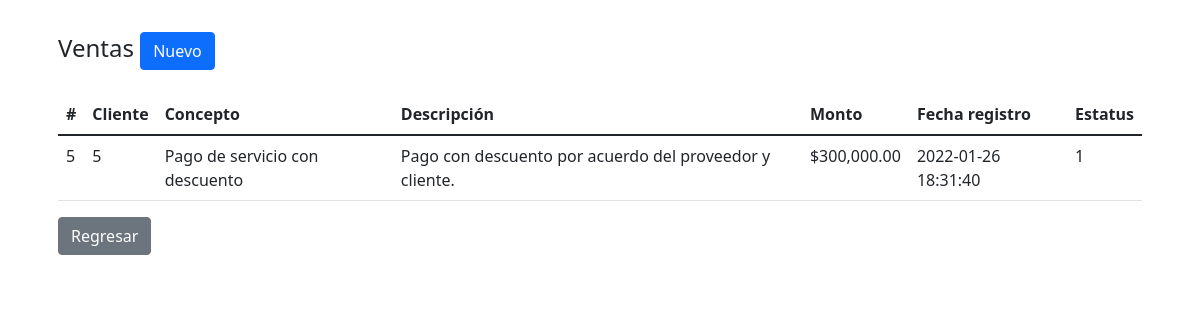
/vistas/detalles.php?id_cliente=5, run on the app's committed database.
### tables this page shows
CREATE TABLE `ventas` (
  `id_venta` int(11) NOT NULL,
  `id_cliente` int(11) NOT NULL,
  `concepto` varchar(500) DEFAULT NULL,
  `descripcion` text DEFAULT NULL,
  `monto` varchar(100) NOT NULL,
  `fecha_registro` timestamp NOT NULL DEFAULT current_timestamp(),
  `estatus` tinyint(3) NOT NULL DEFAULT 1
);

### vistas/detalles.php (the view, shortened to what this page needs)
<?php
    $db = new DB();
    $CNX = $db->connect();
    $id = $_GET['id_cliente'];
    $query = $CNX->prepare("SELECT id_venta, id_cliente, concepto, descripcion, monto, fecha_registro, estatus FROM ventas WHERE id_cliente = :id");
    $query->execute(['id' => $id]);
    $result = $query->fetchAll(PDO::FETCH_ASSOC);
?>
<!DOCTYPE html>
<html>
<head>
	<link href="https://cdn.jsdelivr.net/npm/bootstrap@5.1.3/dist/css/bootstrap.min.css" rel="stylesheet">
</head>
<body class="py-3">
    <main class="container contenedor">
        <div class="p-3 rounded">
            <div class="row">
                <div class="col-12">
                    <h4>Ventas
                    	<a href="nuevaVenta.php?id_cliente=<?php echo $id ?>" class="btn btn-primary float-right">Nuevo</a>
                    </h4>
                </div>
            </div>
            <div class="row py-3">
                <div class="col">
                    <table class="table table-border">
                        <thead>
                            <tr>
                                <th>#</th>
                                <th>Cliente</th>
                                <th>Concepto</th>
                                <th>Descripción</th>
                                <th>Monto</th>
                                <th>Fecha registro</th>
                                <th>Estatus</th>
                            </tr>
                        </thead>
                        <tbody>
                            <?php
                            foreach ($result as $row) {
                            ?>
                                <tr>
                                    <td><?php echo $row['id_venta']; ?></td>
                                    <td><?php echo $row['id_cliente']; ?></td>
                                    <td><?php echo $row['concepto']; ?></td>
                                    <td><?php echo $row['descripcion']; ?></td>
                                    <td><?php echo $row['monto']; ?></td>
                                    <td><?php echo $row['fecha_registro']; ?></td>
                                    <td><?php echo $row['estatus']; ?></td>
                                </tr>
                            <?php } ?>
                        </tbody>
                    </table>
                    <div class="col-md-12">
                        <a class="btn btn-secondary" href="../index.php">Regresar</a>
                    </div>
                </div>
            </div>
        </div>
    </main>
</body>
</html>

### data on the page
ventas: id_venta "5", id_cliente "5", concepto "Pago de servicio con descuento", descripcion "Pago con descuento por acuerdo del proveedor y cliente.", monto "$300,000.00", fecha_registro "2022-01-26 18:31:40", estatus "1"
